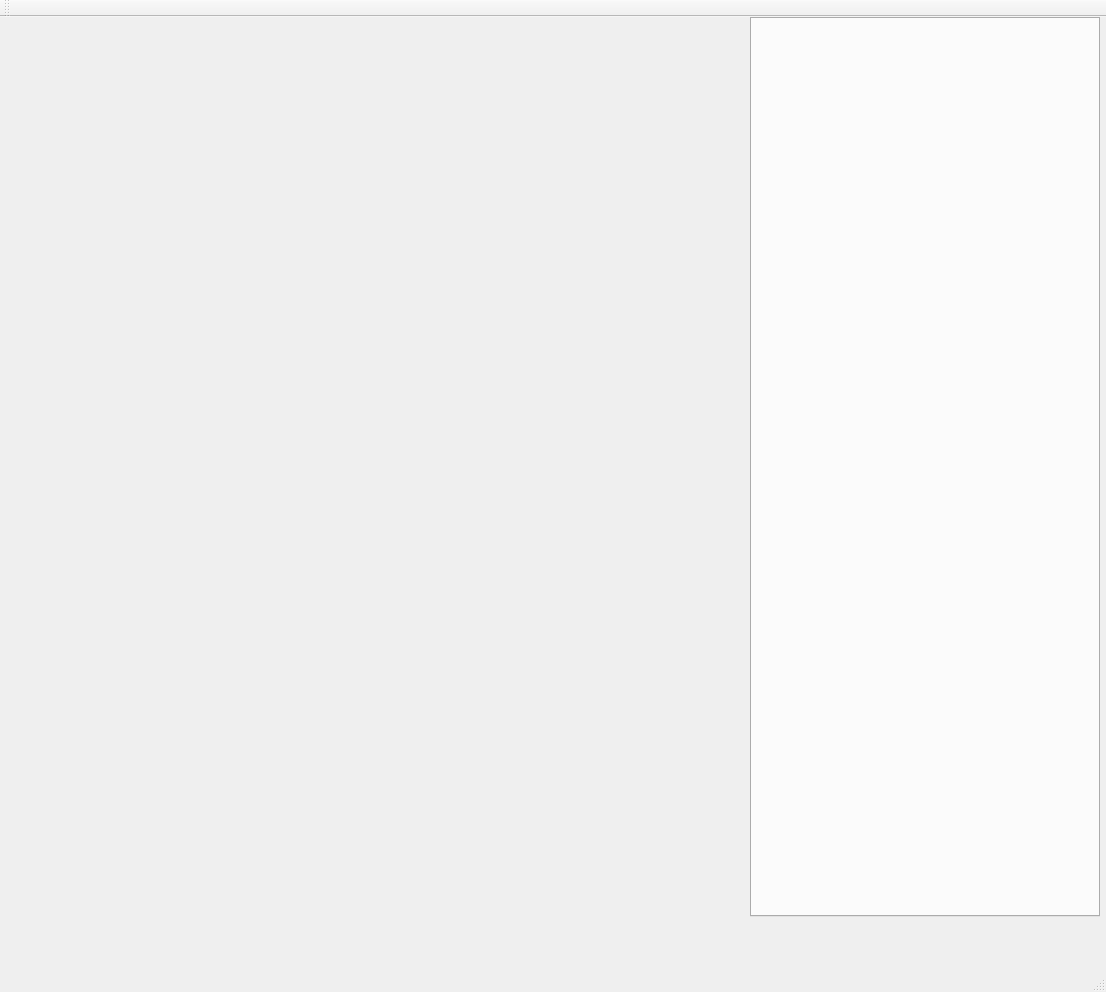
<?xml version="1.0" encoding="UTF-8"?>
<ui version="4.0">
 <class>MainWindow</class>
 <widget class="QMainWindow" name="MainWindow">
  <property name="geometry">
   <rect>
    <x>0</x>
    <y>0</y>
    <width>1106</width>
    <height>992</height>
   </rect>
  </property>
  <property name="windowTitle">
   <string>MainWindow</string>
  </property>
  <widget class="QWidget" name="centralWidget">
   <widget class="QWidget" name="GisWidget" native="true">
    <property name="geometry">
     <rect>
      <x>-20</x>
      <y>0</y>
      <width>971</width>
      <height>900</height>
     </rect>
    </property>
    <property name="sizePolicy">
     <sizepolicy hsizetype="Expanding" vsizetype="Expanding">
      <horstretch>0</horstretch>
      <verstretch>0</verstretch>
     </sizepolicy>
    </property>
    <property name="minimumSize">
     <size>
      <width>750</width>
      <height>900</height>
     </size>
    </property>
   </widget>
   <widget class="QTabWidget" name="tabWidget">
    <property name="geometry">
     <rect>
      <x>750</x>
      <y>0</y>
      <width>350</width>
      <height>900</height>
     </rect>
    </property>
    <property name="sizePolicy">
     <sizepolicy hsizetype="Fixed" vsizetype="Fixed">
      <horstretch>0</horstretch>
      <verstretch>0</verstretch>
     </sizepolicy>
    </property>
    <property name="minimumSize">
     <size>
      <width>350</width>
      <height>900</height>
     </size>
    </property>
    <property name="currentIndex">
     <number>-1</number>
    </property>
   </widget>
  </widget>
  <widget class="QMenuBar" name="menuBar">
   <property name="geometry">
    <rect>
     <x>0</x>
     <y>0</y>
     <width>1106</width>
     <height>19</height>
    </rect>
   </property>
  </widget>
  <widget class="QToolBar" name="mainToolBar">
   <attribute name="toolBarArea">
    <enum>TopToolBarArea</enum>
   </attribute>
   <attribute name="toolBarBreak">
    <bool>false</bool>
   </attribute>
  </widget>
  <widget class="QStatusBar" name="statusBar"/>
 </widget>
 <layoutdefault spacing="6" margin="11"/>
 <resources/>
 <connections/>
</ui>
